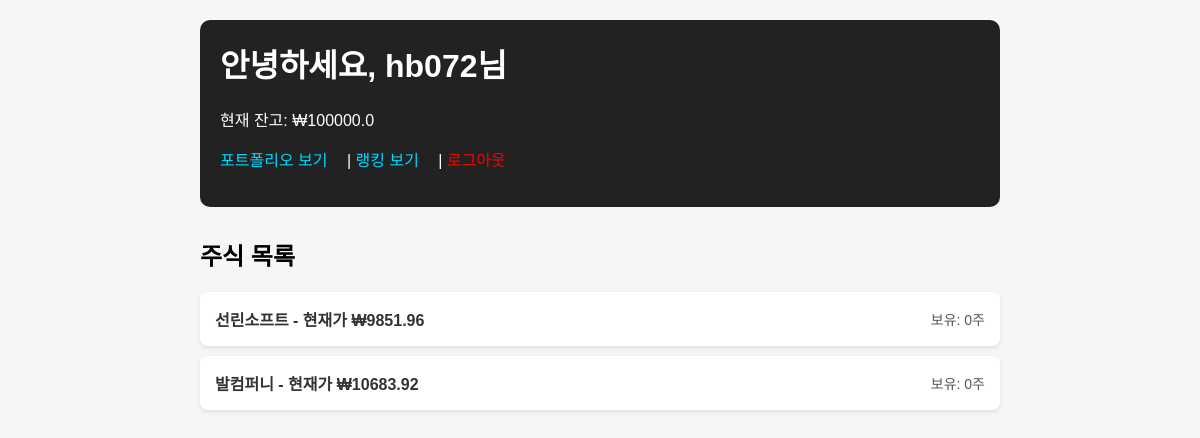
The app's page / (signed in), older data.
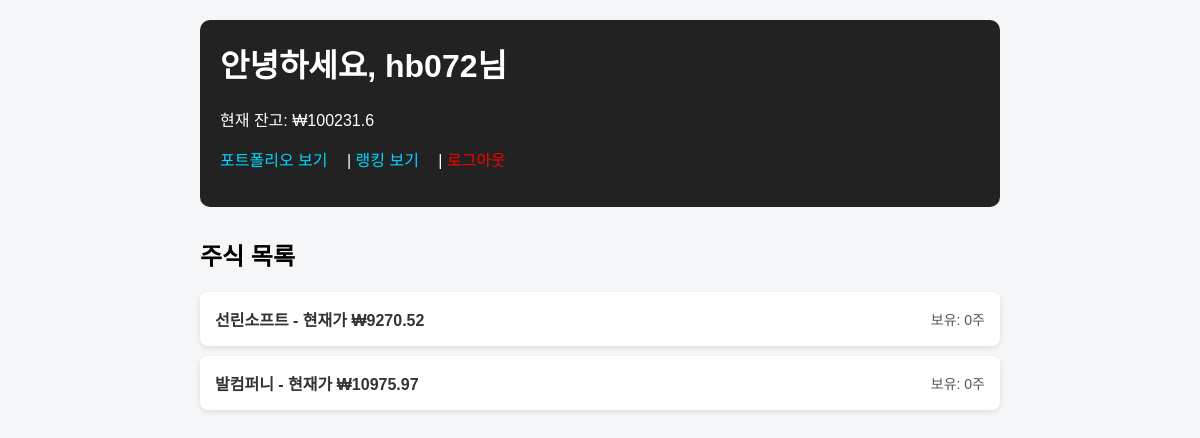
The same page, newer data.
### simulator/models.py (models this page shows, shortened)
class Stock(models.Model):
    name = models.CharField(max_length=100)
    price = models.FloatField()

### simulator/views.py (the view)
# urls.py: path('', views.main, name='main'),
@login_required
def main(request):
    stocks = Stock.objects.all()
    account,created = Account.objects.get_or_create(user=request.user)
    return render(request, 'simulator/main.html', {
        'stocks': stocks,
        'balance': round(account.balance,2),
    })

### simulator/templates/simulator/main.html (shortened to what this page needs)
{% load static %}
<!DOCTYPE html>
<html>
<head>
    <link rel="stylesheet" href="{% static 'simulator/css/main.css' %}">
</head>
<body>
    <div class="container">
        <header>
            <h1>안녕하세요, {{ user.username }}님</h1>
            <p>현재 잔고: ₩{{ balance }}</p>
            <p>
            <a href="{% url 'portfolio' user.id %}">포트폴리오 보기</a> |
            <a href="{% url 'ranking' %}">랭킹 보기</a> |
            <a href="{% url 'users:logout' %}" style="color: red;">로그아웃</a>
    </p>
        </header>
        <section class="stock-section">
            <h2>주식 목록</h2>
            <ul class="stock-list">
                {% for stock in stocks %}
                <li class="stock-item">
                    <a href="{% url 'stock_main' stock.id %}">
                        <strong>{{ stock.name }}</strong> - 현재가 ₩{{ stock.price }}
                    </a>
                    <span class="owning">보유:
                        {% for p in user.portfolio_set.all %}
                            {% if p.stock.id == stock.id %}{{ p.quantity }}주{% endif %}
                        {% endfor %}
                    </span>
                </li>
                {% empty %}
                <li>등록된 주식이 없습니다.</li>
                {% endfor %}
            </ul>
        </section>
    </div>
</body>
</html>

Row changes from the older to the newer data that the page shows:
changed Stock "선린소프트": price "9851.96" → "9270.52"
changed Stock "발컴퍼니": price "10683.92" → "10975.97"
Text that changed along with them:
{{ balance }}: "100000.0" → "100231.6"
